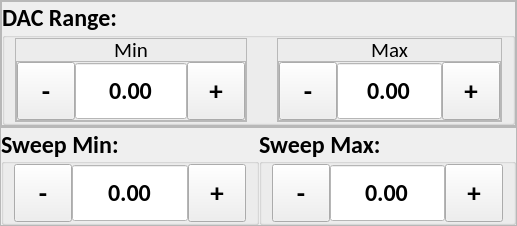
          <widget class="QWidget" name="single_lang_probe_1">
           <layout class="QVBoxLayout" name="verticalLayout_13">
            <property name="spacing">
             <number>0</number>
            </property>
            <property name="leftMargin">
             <number>0</number>
            </property>
            <property name="topMargin">
             <number>0</number>
            </property>
            <property name="rightMargin">
             <number>0</number>
            </property>
            <property name="bottomMargin">
             <number>0</number>
            </property>
            <item>
             <widget class="QFrame" name="frame_34">
              <property name="frameShape">
               <enum>QFrame::StyledPanel</enum>
              </property>
              <property name="frameShadow">
               <enum>QFrame::Raised</enum>
              </property>
              <layout class="QHBoxLayout" name="horizontalLayout_50">
               <property name="spacing">
                <number>0</number>
               </property>
               <property name="leftMargin">
                <number>0</number>
               </property>
               <property name="topMargin">
                <number>0</number>
               </property>
               <property name="rightMargin">
                <number>0</number>
               </property>
               <property name="bottomMargin">
                <number>0</number>
               </property>
               <item>
                <widget class="QFrame" name="frame_35">
                 <property name="frameShape">
                  <enum>QFrame::StyledPanel</enum>
                 </property>
                 <property name="frameShadow">
                  <enum>QFrame::Raised</enum>
                 </property>
                 <layout class="QVBoxLayout" name="verticalLayout_31">
                  <property name="spacing">
                   <number>0</number>
                  </property>
                  <property name="leftMargin">
                   <number>0</number>
                  </property>
                  <property name="topMargin">
                   <number>0</number>
                  </property>
                  <property name="rightMargin">
                   <number>0</number>
                  </property>
                  <property name="bottomMargin">
                   <number>0</number>
                  </property>
                  <item>
                   <widget class="QGroupBox" name="slp_dac_gb">
                    <property name="minimumSize">
                     <size>
                      <width>0</width>
                      <height>112</height>
                     </size>
                    </property>
                    <property name="font">
                     <font>
                      <family>Calibri</family>
                      <pointsize>18</pointsize>
                      <weight>75</weight>
                      <bold>true</bold>
                     </font>
                    </property>
                    <property name="title">
                     <string>DAC Range:</string>
                    </property>
                    <layout class="QHBoxLayout" name="horizontalLayout_21">
                     <property name="spacing">
                      <number>30</number>
                     </property>
                     <property name="leftMargin">
                      <number>10</number>
                     </property>
                     <property name="topMargin">
                      <number>0</number>
                     </property>
                     <property name="rightMargin">
                      <number>10</number>
                     </property>
                     <property name="bottomMargin">
                      <number>0</number>
                     </property>
                     <item>
                      <widget class="QFrame" name="slp_dac_min_frame">
                       <property name="maximumSize">
                        <size>
                         <width>1000</width>
                         <height>1000</height>
                        </size>
                       </property>
                       <property name="frameShape">
                        <enum>QFrame::StyledPanel</enum>
                       </property>
                       <property name="frameShadow">
                        <enum>QFrame::Raised</enum>
                       </property>
                       <layout class="QVBoxLayout" name="verticalLayout_7">
                        <property name="spacing">
                         <number>0</number>
                        </property>
                        <property name="leftMargin">
                         <number>0</number>
                        </property>
                        <property name="topMargin">
                         <number>0</number>
                        </property>
                        <property name="rightMargin">
                         <number>0</number>
                        </property>
                        <property name="bottomMargin">
                         <number>0</number>
                        </property>
                        <item>
                         <widget class="QLabel" name="slp_dac_min_label">
                          <property name="minimumSize">
                           <size>
                            <width>40</width>
                            <height>22</height>
                           </size>
                          </property>
                          <property name="maximumSize">
                           <size>
                            <width>1000</width>
                            <height>22</height>
                           </size>
                          </property>
                          <property name="font">
                           <font>
                            <family>Calibri</family>
                            <pointsize>16</pointsize>
                            <weight>50</weight>
                            <bold>false</bold>
                           </font>
                          </property>
                          <property name="text">
                           <string>Min</string>
                          </property>
                          <property name="alignment">
                           <set>Qt::AlignCenter</set>
                          </property>
                         </widget>
                        </item>
                        <item>
                         <widget class="QFrame" name="frame_8">
                          <property name="minimumSize">
                           <size>
                            <width>0</width>
                            <height>58</height>
                           </size>
                          </property>
                          <property name="frameShape">
                           <enum>QFrame::StyledPanel</enum>
                          </property>
                          <property name="frameShadow">
                           <enum>QFrame::Raised</enum>
                          </property>
                          <layout class="QHBoxLayout" name="horizontalLayout_22">
                           <property name="spacing">
                            <number>0</number>
                           </property>
                           <property name="leftMargin">
                            <number>0</number>
                           </property>
                           <property name="topMargin">
                            <number>0</number>
                           </property>
                           <property name="rightMargin">
                            <number>0</number>
                           </property>
                           <property name="bottomMargin">
                            <number>0</number>
                           </property>
                           <item>
                            <widget class="QToolButton" name="slp_dac_min_minus">
                             <property name="minimumSize">
                              <size>
                               <width>58</width>
                               <height>58</height>
                              </size>
                             </property>
                             <property name="maximumSize">
                              <size>
                               <width>58</width>
                               <height>58</height>
                              </size>
                             </property>
                             <property name="font">
                              <font>
                               <pointsize>20</pointsize>
                               <weight>75</weight>
                               <bold>true</bold>
                              </font>
                             </property>
                             <property name="text">
                              <string>-</string>
                             </property>
                            </widget>
                           </item>
                           <item>
                            <widget class="QDoubleSpinBox" name="slp_dac_min_input">
                             <property name="minimumSize">
                              <size>
                               <width>0</width>
                               <height>0</height>
                              </size>
                             </property>
                             <property name="maximumSize">
                              <size>
                               <width>1000</width>
                               <height>58</height>
                              </size>
                             </property>
                             <property name="font">
                              <font>
                               <family>Calibri</family>
                               <pointsize>18</pointsize>
                              </font>
                             </property>
                             <property name="layoutDirection">
                              <enum>Qt::LeftToRight</enum>
                             </property>
                             <property name="styleSheet">
                              <string notr="true">QDoubleSpinBox {
	background-color: #FFFFFF;
}</string>
                             </property>
                             <property name="alignment">
                              <set>Qt::AlignCenter</set>
                             </property>
                             <property name="readOnly">
                              <bool>true</bool>
                             </property>
                             <property name="buttonSymbols">
                              <enum>QAbstractSpinBox::NoButtons</enum>
                             </property>
                             <property name="correctionMode">
                              <enum>QAbstractSpinBox::CorrectToPreviousValue</enum>
                             </property>
                             <property name="showGroupSeparator" stdset="0">
                              <bool>false</bool>
                             </property>
                             <property name="minimum">
                              <double>-10000.000000000000000</double>
                             </property>
                             <property name="maximum">
                              <double>10000.000000000000000</double>
                             </property>
                            </widget>
                           </item>
                           <item>
                            <widget class="QToolButton" name="slp_dac_min_plus">
                             <property name="minimumSize">
                              <size>
                               <width>58</width>
                               <height>58</height>
                              </size>
                             </property>
                             <property name="maximumSize">
                              <size>
                               <width>16777215</width>
                               <height>58</height>
                              </size>
                             </property>
                             <property name="font">
                              <font>
                               <pointsize>20</pointsize>
                               <weight>75</weight>
                               <bold>true</bold>
                              </font>
                             </property>
                             <property name="focusPolicy">
                              <enum>Qt::NoFocus</enum>
                             </property>
                             <property name="text">
                              <string>+</string>
                             </property>
                            </widget>
                           </item>
                          </layout>
                         </widget>
                        </item>
                       </layout>
                      </widget>
                     </item>
                     <item>
                      <widget class="QFrame" name="slp_dac_max_frame">
                       <property name="minimumSize">
                        <size>
                         <width>0</width>
                         <height>0</height>
                        </size>
                       </property>
                       <property name="maximumSize">
                        <size>
                         <width>1000</width>
                         <height>1000</height>
                        </size>
                       </property>
                       <property name="frameShape">
                        <enum>QFrame::StyledPanel</enum>
                       </property>
                       <property name="frameShadow">
                        <enum>QFrame::Raised</enum>
                       </property>
                       <layout class="QVBoxLayout" name="verticalLayout_12">
                        <property name="spacing">
                         <number>0</number>
                        </property>
                        <property name="leftMargin">
                         <number>0</number>
                        </property>
                        <property name="topMargin">
                         <number>0</number>
                        </property>
                        <property name="rightMargin">
                         <number>0</number>
                        </property>
                        <property name="bottomMargin">
                         <number>0</number>
                        </property>
                        <item>
                         <widget class="QLabel" name="slp_dac_max_label">
                          <property name="minimumSize">
                           <size>
                            <width>42</width>
                            <height>22</height>
                           </size>
                          </property>
                          <property name="maximumSize">
                           <size>
                            <width>1000</width>
                            <height>22</height>
                           </size>
                          </property>
                          <property name="font">
                           <font>
                            <family>Calibri</family>
                            <pointsize>16</pointsize>
                            <weight>50</weight>
                            <bold>false</bold>
                           </font>
                          </property>
                          <property name="text">
                           <string>Max</string>
                          </property>
                          <property name="alignment">
                           <set>Qt::AlignCenter</set>
                          </property>
                         </widget>
                        </item>
                        <item>
                         <widget class="QFrame" name="frame_9">
                          <property name="frameShape">
                           <enum>QFrame::StyledPanel</enum>
                          </property>
                          <property name="frameShadow">
                           <enum>QFrame::Raised</enum>
                          </property>
                          <layout class="QHBoxLayout" name="horizontalLayout_23">
                           <property name="spacing">
                            <number>0</number>
                           </property>
                           <property name="leftMargin">
                            <number>0</number>
                           </property>
                           <property name="topMargin">
                            <number>0</number>
                           </property>
                           <property name="rightMargin">
                            <number>0</number>
                           </property>
                           <property name="bottomMargin">
                            <number>0</number>
                           </property>
                           <item>
                            <widget class="QToolButton" name="slp_dac_max_minus">
                             <property name="minimumSize">
                              <size>
                               <width>58</width>
                               <height>58</height>
                              </size>
                             </property>
                             <property name="maximumSize">
                              <size>
                               <width>58</width>
                               <height>58</height>
                              </size>
                             </property>
                             <property name="font">
                              <font>
                               <pointsize>20</pointsize>
                               <weight>75</weight>
                               <bold>true</bold>
                              </font>
                             </property>
                             <property name="text">
                              <string>-</string>
                             </property>
                            </widget>
                           </item>
                           <item>
                            <widget class="QDoubleSpinBox" name="slp_dac_max_input">
                             <property name="minimumSize">
                              <size>
                               <width>0</width>
                               <height>0</height>
                              </size>
                             </property>
                             <property name="maximumSize">
                              <size>
                               <width>1000</width>
                               <height>58</height>
                              </size>
                             </property>
                             <property name="font">
                              <font>
                               <family>Calibri</family>
                               <pointsize>18</pointsize>
                              </font>
                             </property>
                             <property name="layoutDirection">
                              <enum>Qt::LeftToRight</enum>
                             </property>
                             <property name="styleSheet">
                              <string notr="true">QDoubleSpinBox {
	background-color: #FFFFFF;
}</string>
                             </property>
                             <property name="alignment">
                              <set>Qt::AlignCenter</set>
                             </property>
                             <property name="readOnly">
                              <bool>true</bool>
                             </property>
                             <property name="buttonSymbols">
                              <enum>QAbstractSpinBox::NoButtons</enum>
                             </property>
                             <property name="correctionMode">
                              <enum>QAbstractSpinBox::CorrectToPreviousValue</enum>
                             </property>
                             <property name="showGroupSeparator" stdset="0">
                              <bool>false</bool>
                             </property>
                             <property name="maximum">
                              <double>10000.000000000000000</double>
                             </property>
                            </widget>
                           </item>
                           <item>
                            <widget class="QToolButton" name="slp_dac_max_plus">
                             <property name="minimumSize">
                              <size>
                               <width>58</width>
                               <height>58</height>
                              </size>
                             </property>
                             <property name="maximumSize">
                              <size>
                               <width>16777215</width>
                               <height>58</height>
                              </size>
                             </property>
                             <property name="font">
                              <font>
                               <pointsize>20</pointsize>
                               <weight>75</weight>
                               <bold>true</bold>
                              </font>
                             </property>
                             <property name="focusPolicy">
                              <enum>Qt::NoFocus</enum>
                             </property>
                             <property name="text">
                              <string>+</string>
                             </property>
                            </widget>
                           </item>
                          </layout>
                         </widget>
                        </item>
                       </layout>
                      </widget>
                     </item>
                    </layout>
                   </widget>
                  </item>
                 </layout>
                </widget>
               </item>
              </layout>
             </widget>
            </item>
            <item>
             <widget class="QFrame" name="frame_31">
              <property name="frameShape">
               <enum>QFrame::StyledPanel</enum>
              </property>
              <property name="frameShadow">
               <enum>QFrame::Raised</enum>
              </property>
              <layout class="QHBoxLayout" name="horizontalLayout_45">
               <property name="spacing">
                <number>0</number>
               </property>
               <property name="leftMargin">
                <number>0</number>
               </property>
               <property name="topMargin">
                <number>0</number>
               </property>
               <property name="rightMargin">
                <number>0</number>
               </property>
               <property name="bottomMargin">
                <number>0</number>
               </property>
               <item>
                <widget class="QGroupBox" name="slp_sweep_min_frame">
                 <property name="font">
                  <font>
                   <family>Calibri</family>
                   <pointsize>18</pointsize>
                   <weight>75</weight>
                   <bold>true</bold>
                  </font>
                 </property>
                 <property name="title">
                  <string>Sweep Min:</string>
                 </property>
                 <property name="alignment">
                  <set>Qt::AlignLeading|Qt::AlignLeft|Qt::AlignVCenter</set>
                 </property>
                 <layout class="QHBoxLayout" name="horizontalLayout_48">
                  <property name="spacing">
                   <number>0</number>
                  </property>
                  <property name="leftMargin">
                   <number>10</number>
                  </property>
                  <property name="topMargin">
                   <number>0</number>
                  </property>
                  <property name="rightMargin">
                   <number>10</number>
                  </property>
                  <property name="bottomMargin">
                   <number>0</number>
                  </property>
                  <item>
                   <widget class="QToolButton" name="slp_sweep_min_minus">
                    <property name="minimumSize">
                     <size>
                      <width>58</width>
                      <height>58</height>
                     </size>
                    </property>
                    <property name="maximumSize">
                     <size>
                      <width>58</width>
                      <height>58</height>
                     </size>
                    </property>
                    <property name="font">
                     <font>
                      <pointsize>20</pointsize>
                      <weight>75</weight>
                      <bold>true</bold>
                     </font>
                    </property>
                    <property name="text">
                     <string>-</string>
                    </property>
                   </widget>
                  </item>
                  <item>
                   <widget class="QDoubleSpinBox" name="slp_sweep_min_input">
                    <property name="minimumSize">
                     <size>
                      <width>0</width>
                      <height>58</height>
                     </size>
                    </property>
                    <property name="maximumSize">
                     <size>
                      <width>1000</width>
                      <height>58</height>
                     </size>
                    </property>
                    <property name="font">
                     <font>
                      <family>Calibri</family>
                      <pointsize>18</pointsize>
                     </font>
                    </property>
                    <property name="styleSheet">
                     <string notr="true">QDoubleSpinBox {
	background-color: #FFFFFF;
}</string>
                    </property>
                    <property name="alignment">
                     <set>Qt::AlignCenter</set>
                    </property>
                    <property name="readOnly">
                     <bool>true</bool>
                    </property>
                    <property name="buttonSymbols">
                     <enum>QAbstractSpinBox::NoButtons</enum>
                    </property>
                    <property name="correctionMode">
                     <enum>QAbstractSpinBox::CorrectToPreviousValue</enum>
                    </property>
                    <property name="showGroupSeparator" stdset="0">
                     <bool>false</bool>
                    </property>
                    <property name="decimals">
                     <number>2</number>
                    </property>
                    <property name="minimum">
                     <double>-10000.000000000000000</double>
                    </property>
                    <property name="maximum">
                     <double>10000.000000000000000</double>
                    </property>
                   </widget>
                  </item>
                  <item>
                   <widget class="QToolButton" name="slp_sweep_min_plus">
                    <property name="minimumSize">
                     <size>
                      <width>58</width>
                      <height>58</height>
                     </size>
                    </property>
                    <property name="maximumSize">
                     <size>
                      <width>16777215</width>
                      <height>58</height>
                     </size>
                    </property>
                    <property name="font">
                     <font>
                      <pointsize>20</pointsize>
                      <weight>75</weight>
                      <bold>true</bold>
                     </font>
                    </property>
                    <property name="focusPolicy">
                     <enum>Qt::NoFocus</enum>
                    </property>
                    <property name="text">
                     <string>+</string>
                    </property>
                   </widget>
                  </item>
                 </layout>
                </widget>
               </item>
               <item>
                <widget class="QGroupBox" name="slp_sweep_max_frame">
                 <property name="font">
                  <font>
                   <family>Calibri</family>
                   <pointsize>18</pointsize>
                   <weight>75</weight>
                   <bold>true</bold>
                  </font>
                 </property>
                 <property name="styleSheet">
                  <string notr="true"/>
                 </property>
                 <property name="title">
                  <string>Sweep Max:</string>
                 </property>
                 <property name="alignment">
                  <set>Qt::AlignLeading|Qt::AlignLeft|Qt::AlignVCenter</set>
                 </property>
                 <layout class="QHBoxLayout" name="horizontalLayout_47">
                  <property name="spacing">
                   <number>0</number>
                  </property>
                  <property name="leftMargin">
                   <number>10</number>
                  </property>
                  <property name="topMargin">
                   <number>0</number>
                  </property>
                  <property name="rightMargin">
                   <number>10</number>
                  </property>
                  <property name="bottomMargin">
                   <number>0</number>
                  </property>
                  <item>
                   <widget class="QToolButton" name="slp_sweep_max_minus">
                    <property name="minimumSize">
                     <size>
                      <width>58</width>
                      <height>58</height>
                     </size>
                    </property>
                    <property name="maximumSize">
                     <size>
                      <width>58</width>
                      <height>58</height>
                     </size>
                    </property>
                    <property name="font">
                     <font>
                      <pointsize>20</pointsize>
                      <weight>75</weight>
                      <bold>true</bold>
                     </font>
                    </property>
                    <property name="text">
                     <string>-</string>
                    </property>
                   </widget>
                  </item>
                  <item>
                   <widget class="QDoubleSpinBox" name="slp_sweep_max_input">
                    <property name="minimumSize">
                     <size>
                      <width>0</width>
                      <height>58</height>
                     </size>
                    </property>
                    <property name="maximumSize">
                     <size>
                      <width>1000</width>
                      <height>58</height>
                     </size>
                    </property>
                    <property name="font">
                     <font>
                      <family>Calibri</family>
                      <pointsize>18</pointsize>
                     </font>
                    </property>
                    <property name="focusPolicy">
                     <enum>Qt::NoFocus</enum>
                    </property>
                    <property name="layoutDirection">
                     <enum>Qt::LeftToRight</enum>
                    </property>
                    <property name="styleSheet">
                     <string notr="true">QDoubleSpinBox {
	background-color: #FFFFFF;
}</string>
                    </property>
                    <property name="alignment">
                     <set>Qt::AlignCenter</set>
                    </property>
                    <property name="readOnly">
                     <bool>true</bool>
                    </property>
                    <property name="buttonSymbols">
                     <enum>QAbstractSpinBox::NoButtons</enum>
                    </property>
                    <property name="correctionMode">
                     <enum>QAbstractSpinBox::CorrectToPreviousValue</enum>
                    </property>
                    <property name="showGroupSeparator" stdset="0">
                     <bool>false</bool>
                    </property>
                    <property name="decimals">
                     <number>2</number>
                    </property>
                    <property name="maximum">
                     <double>10000.000000000000000</double>
                    </property>
                   </widget>
                  </item>
                  <item>
                   <widget class="QToolButton" name="slp_sweep_max_plus">
                    <property name="minimumSize">
                     <size>
                      <width>58</width>
                      <height>58</height>
                     </size>
                    </property>
                    <property name="maximumSize">
                     <size>
                      <width>16777215</width>
                      <height>58</height>
                     </size>
                    </property>
                    <property name="font">
                     <font>
                      <pointsize>20</pointsize>
                      <weight>75</weight>
                      <bold>true</bold>
                     </font>
                    </property>
                    <property name="focusPolicy">
                     <enum>Qt::NoFocus</enum>
                    </property>
                    <property name="text">
                     <string>+</string>
                    </property>
                   </widget>
                  </item>
                 </layout>
                </widget>
               </item>
              </layout>
             </widget>
            </item>
           </layout>
          </widget>
